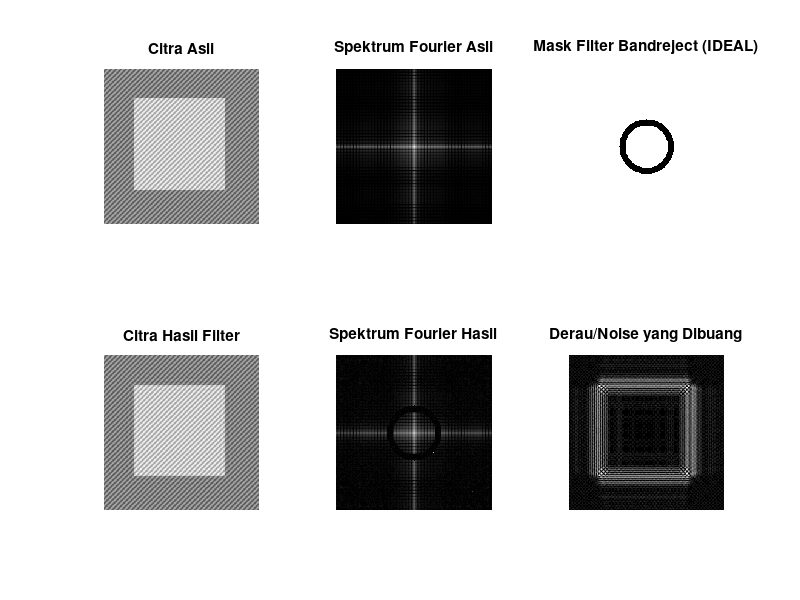

MATLAB code for this plot:
function restore_periodic_noise()

    clc; clear; close all;

    image_path = '../../data/E_periodic_noise_restoration/input/brick_gray_periodic_noise.png';

    if exist(image_path, 'file')
        f = imread(image_path);
    else
        % Fallback jika file tidak ditemukan
        f = buatCitraUjiSintetis();
    end

    pilihanFilter = menu('Pilih Jenis Filter Restorasi:', ...
                         '1. Bandreject Filter', ...
                         '2. Notch Reject Filter');

    if pilihanFilter == 0
        disp('Pengujian dibatalkan oleh pengguna.');
        return;
    elseif pilihanFilter == 1
        filterMode = 'bandreject';
    else
        filterMode = 'notchreject';
    end

    pilihanBentuk = menu('Pilih Bentuk Filter (Filter Shape):', ...
                         '1. Ideal Filter', ...
                         '2. Butterworth Filter', ...
                         '3. Gaussian Filter');

    if pilihanBentuk == 0 % Koreksi typo: pilihanBentuk
        disp('Pengujian dibatalkan oleh pengguna.');
        return;
    end

    daftarBentuk = {'ideal', 'butterworth', 'gaussian'};
    filterType = daftarBentuk{pilihanBentuk};

    n = 2; % Default orde untuk Butterworth

    switch filterMode
        case 'bandreject'
            % Dialog input parameter Bandreject
            prompt = {'Cutoff Frequency (D0):', 'Bandwidth (W):', 'Orde Filter (khusus Butterworth):'};
            dlgtitle = 'Parameter Bandreject Filter';
            dims = [1 45];
            definput = {'40', '10', '2'};
            
            answer = inputdlg(prompt, dlgtitle, dims, definput);
            if isempty(answer), return; end
            
            D0 = str2double(answer{1});
            W  = str2double(answer{2});
            n  = str2double(answer{3});

            % Jalankan Bandreject
            [f_filtered, H] = jalankanBandreject(f, D0, W, filterType, n);
            filterTitle = ['Bandreject (', upper(filterType), ')'];

        case 'notchreject'
            % Dialog input parameter Notch Reject
            prompt = {'Radius Cutoff (D0):', ...
                      'Notch Offsets [row_offset, col_offset]:', ...
                      'Orde Filter (khusus Butterworth):'};
            dlgtitle = 'Parameter Notch Reject Filter';
            dims = [1 55; 3 55; 1 55]; % Ukuran kotak dialog
            definput = {'10', '[35, 40; -35, -40; 20, -50; -20, 50]', '2'};

            answer = inputdlg(prompt, dlgtitle, dims, definput);
            if isempty(answer), return; end

            D0 = str2double(answer{1});
            notchCenters = str2num(answer{2}); %#ok<ST2NM>
            n = str2double(answer{3});

            % Jalankan Notch Reject
            [f_filtered, H] = jalankanNotchReject(f, notchCenters, D0, filterType, n);
            filterTitle = ['Notch Reject (', upper(filterType), ')'];
    end

    F_orig = hitungSpektrum(f);
    F_filt = hitungSpektrum(f_filtered);

    figure('Name', ['Hasil Restorasi - ', filterTitle], 'NumberTitle', 'off');

    subplot(2, 3, 1); imshow(f); title('Citra Asli');
    subplot(2, 3, 2); imshow(F_orig, []); title('Spektrum Fourier Asli');
    subplot(2, 3, 3); imshow(H, []); title(['Mask Filter ', filterTitle]);
    subplot(2, 3, 4); imshow(f_filtered); title('Citra Hasil Filter');
    subplot(2, 3, 5); imshow(F_filt, []); title('Spektrum Fourier Hasil');
    subplot(2, 3, 6); imshow(abs(double(f) - double(f_filtered)), []); title('Derau/Noise yang Dibuang');
end

function [imgOut, H] = jalankanBandreject(img, D0, W, filterType, n)
    [rows, cols, ~] = size(img);
    H = buatMaskBandreject(rows, cols, D0, W, filterType, n);
    imgOut = terapkanMask(img, H);
end

function [imgOut, H] = jalankanNotchReject(img, notchCenters, D0, filterType, n)
    [rows, cols, ~] = size(img);
    H = buatMaskNotchReject(rows, cols, notchCenters, D0, filterType, n);
    imgOut = terapkanMask(img, H);
end

function imgOut = terapkanMask(img, H)
    imgOut = zeros(size(img), 'uint8');
    numChannels = size(img, 3);
    
    for c = 1:numChannels
        f_dbl = im2double(img(:, :, c));
        F = fftshift(fft2(f_dbl));
        G = F .* H;
        g = real(ifft2(ifftshift(G)));
        g = max(0, min(1, g));
        imgOut(:, :, c) = uint8(round(g * 255));
    end
end

function H = buatMaskBandreject(rows, cols, D0, W, filterType, n)
    H = ones(rows, cols);
    centerR = floor(rows / 2) + 1;
    centerC = floor(cols / 2) + 1;

    for r = 1:rows
        for c = 1:cols
            D = sqrt((r - centerR)^2 + (c - centerC)^2);
            switch lower(filterType)
                case 'ideal'
                    if (D >= (D0 - W/2)) && (D <= (D0 + W/2))
                        H(r, c) = 0;
                    else
                        H(r, c) = 1;
                    end
                case 'butterworth'
                    if (D * W) == 0
                        H(r, c) = 0;
                    else
                        val = (D * W) / (D^2 - D0^2)^2;
                        H(r, c) = 1 / (1 + val^n);
                    end
                case 'gaussian'
                    if W == 0
                        val = 0;
                    else
                        val = ((D^2 - D0^2) / (D * W))^2;
                    end
                    H(r, c) = 1 - exp(-val);
            end
        end
    end
end

function H = buatMaskNotchReject(rows, cols, notchCenters, D0, filterType, n)
    H = ones(rows, cols);
    centerR = floor(rows / 2) + 1;
    centerC = floor(cols / 2) + 1;
    numNotches = size(notchCenters, 1);

    for k = 1:numNotches
        uk = notchCenters(k, 1);
        vk = notchCenters(k, 2);
        H_k = ones(rows, cols);

        for r = 1:rows
            for c = 1:cols
                D1 = sqrt((r - (centerR + uk))^2 + (c - (centerC + vk))^2);
                D2 = sqrt((r - (centerR - uk))^2 + (c - (centerC - vk))^2);

                switch lower(filterType)
                    case 'ideal'
                        if (D1 <= D0) || (D2 <= D0)
                            H_k(r, c) = 0;
                        else
                            H_k(r, c) = 1;
                        end
                    case 'butterworth'
                        if (D1 * D2) == 0
                            H_k(r, c) = 0;
                        else
                            val = (D0^2) / (D1 * D2);
                            H_k(r, c) = 1 / (1 + val^n);
                        end
                    case 'gaussian'
                        val = (D1 * D2) / (D0^2);
                        H_k(r, c) = 1 - exp(-0.5 * val);
                end
            end
        end
        H = H .* H_k;
    end
end

function S = hitungSpektrum(img)
    if size(img, 3) == 3
        imgGray = rgb2gray(img);
    else
        imgGray = img;
    end
    S = log(1 + abs(fftshift(fft2(im2double(imgGray)))));
end

function f_noisy = buatCitraUjiSintetis()
    f_base = uint8(ones(256, 256) * 128);
    f_base(50:200, 50:200) = 200;
    [X, Y] = meshgrid(1:256, 1:256);
    noise = 40 * sin(2*pi*X/8 + 2*pi*Y/8);
    f_noisy = uint8(max(0, min(255, double(f_base) + noise)));
end
